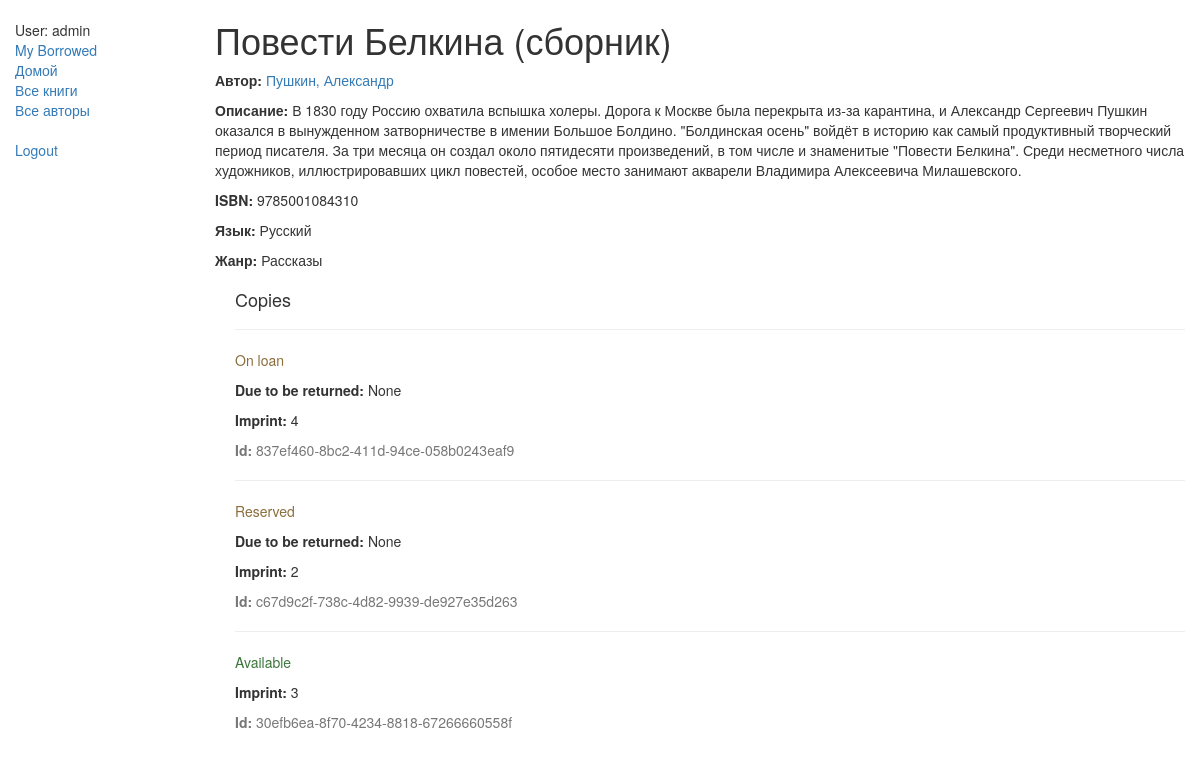
Page /catalog/book/5 (signed in) on the committed database.
### catalog/models.py (models this page shows, shortened)
class Book(models.Model):
    title = models.CharField(max_length=200)
    author = models.ForeignKey('Author', on_delete=models.SET_NULL, null=True)
    summary = models.TextField(max_length=1000, help_text="Enter a brief description of the book")
    isbn = models.CharField('ISBN',max_length=13, help_text='13 Character <a href="https://www.isbn-international.org/content/what-isbn">ISBN number</a>')
    genre = models.ManyToManyField(Genre, help_text="Select a genre for this book")
    language = models.ForeignKey('Language', on_delete=models.SET_NULL, null=True)
    def display_genre(self):
        """
        Creates a string for the Genre. This is required to display genre in Admin.
        """
        return ', '.join([genre.name for genre in self.genre.all()[:3]])
    display_genre.short_description = 'Genre'

class Author(models.Model):
    first_name = models.CharField(max_length=100)
    last_name = models.CharField(max_length=100)
    date_of_birth = models.DateField(null=True, blank=True)
    date_of_death = models.DateField('Died', null=True, blank=True)
    def __str__(self):
        return '%s, %s' % (self.last_name, self.first_name)

class Language(models.Model):
    name = models.CharField(max_length=200,
                            help_text="Enter the book's natural language (e.g. English, French, Japanese etc.)")
    def __str__(self):
        return self.name

class Genre(models.Model):
    name = models.CharField(max_length=200, help_text="Enter a book genre (e.g. Science Fiction, French Poetry etc.)")
    def __str__(self):
        return self.name

class BookInstance(models.Model):
    id = models.UUIDField(primary_key=True, default=uuid.uuid4, help_text="Unique ID for this particular book across whole library")
    book = models.ForeignKey('Book', on_delete=models.SET_NULL, null=True)
    imprint = models.CharField(max_length=200)
    due_back = models.DateField(null=True, blank=True)
    borrower = models.ForeignKey(User, on_delete=models.SET_NULL, null=True, blank=True)
    LOAN_STATUS = (
        ('m', 'Maintenance'),
        ('o', 'On loan'),
        ('a', 'Available'),
        ('r', 'Reserved'),
    )
    status = models.CharField(max_length=1, choices=LOAN_STATUS, blank=True, default='m', help_text='Book availability')
    class Meta:
        ordering = ["due_back"]
        permissions = (("can_mark_returned", "Set book as returned"),)

### catalog/views.py (the view, shortened to what this page needs)
# urls.py: url(r'^book/(?P<pk>\d+)$', views.BookDetailView.as_view(), name='book-detail'),
class BookDetailView(generic.DetailView):
    model = Book

### catalog/templates/catalog/book_detail.html
{% extends "base_generic.html" %}
{% block content %}
  <h1>{{ book.title }}</h1>
  <p><strong>Автор:</strong> <a href="{% url 'author-detail' book.author.pk %}">{{ book.author }}</a></p>
  <p><strong>Описание:</strong> {{ book.summary }}</p>
  <p><strong>ISBN:</strong> {{ book.isbn }}</p>
  <p><strong>Язык:</strong> {{ book.language }}</p>
  <p><strong>Жанр:</strong> {% for genre in book.genre.all %} {{ genre }}{% if not forloop.last %}, {% endif %}{% endfor %}</p>
  <div style="margin-left:20px;margin-top:20px">
    <h4>Copies</h4>
    {% for copy in book.bookinstance_set.all %}
    <hr>
    <p class="{% if copy.status == 'a' %}text-success{% elif copy.status == 'd' %}text-danger{% else %}text-warning{% endif %}">{{ copy.get_status_display }}</p>
    {% if copy.status != 'a' %}<p><strong>Due to be returned:</strong> {{copy.due_back}}</p>{% endif %}
    <p><strong>Imprint:</strong> {{copy.imprint}}</p>
    <p class="text-muted"><strong>Id:</strong> {{copy.id}}</p>
    {% endfor %}
  </div>
{% endblock %}

### catalog/templates/base_generic.html (shortened to what this page needs)
<!DOCTYPE html>
<html lang="ru">
<head>
  <link rel="stylesheet" href="https://maxcdn.bootstrapcdn.com/bootstrap/3.3.7/css/bootstrap.min.css">
  {% load static %}
  <link rel="stylesheet" href="{% static 'css/styles.css' %}">
</head>
<body>
  <div class="container-fluid">
    <div class="row">
      <div class="col-sm-2">
      {% block sidebar %}
      <ul class="sidebar-nav">
          {% if user.is_authenticated %}
          <li>User: {{ user.get_username }}</li>
          <li><a href="{% url 'my-borrowed' %}">My Borrowed</a></li>
          <li><a href="{% url 'index' %}">Домой</a></li>
          <li><a href="{% url 'books' %}">Все книги</a></li>
          <li><a href="{% url 'authors' %}">Все авторы</a></li>
          <br>
          <li><a href="{% url 'logout'%}?next={{request.path}}">Logout</a></li>
          {% else %}
          <li><a href="{% url 'login'%}?next={{request.path}}">Login</a></li>
          {% endif %}
      </ul>
     {% endblock %}
      </div>
      <div class="col-sm-10 ">
      {% block content %}{% endblock %}
      </div>
    </div>
  </div>
</body>
</html>

### catalog/static/css/styles.css (style rules this page uses)
.sidebar-nav { margin-top: 20px; padding: 0; list-style: none; }

### rows in the picture
Book: title "Повести Белкина (сборник)", author "Пушкин, Александр", summary "В 1830 году Россию охватила вспышка холеры. Дорога к Москве была перекрыта из-за карантина, и Александр Сергеевич Пушкин оказался в вынужденном затворничестве в имении Большое Болдино. \"Болдинская осень\" войдёт в историю как самый продуктивный творческий период писателя. За три месяца он создал около пятидесяти произведений, в том числе и знаменитые \"Повести Белкина\". Среди несметного числа художников, иллюстрировавших цикл повестей, особое место занимают акварели Владимира Алексеевича Милашевского.", isbn "9785001084310", language "Русский"
Genre: name "Рассказы"
BookInstance: status "On loan", due_back "None", imprint "4", id "837ef460-8bc2-411d-94ce-058b0243eaf9"
BookInstance: status "Reserved", due_back "None", imprint "2", id "c67d9c2f-738c-4d82-9939-de927e35d263"
BookInstance: status "Available", imprint "3", id "30efb6ea-8f70-4234-8818-67266660558f"

### other values in the picture
{{ user.get_username }} "admin"
